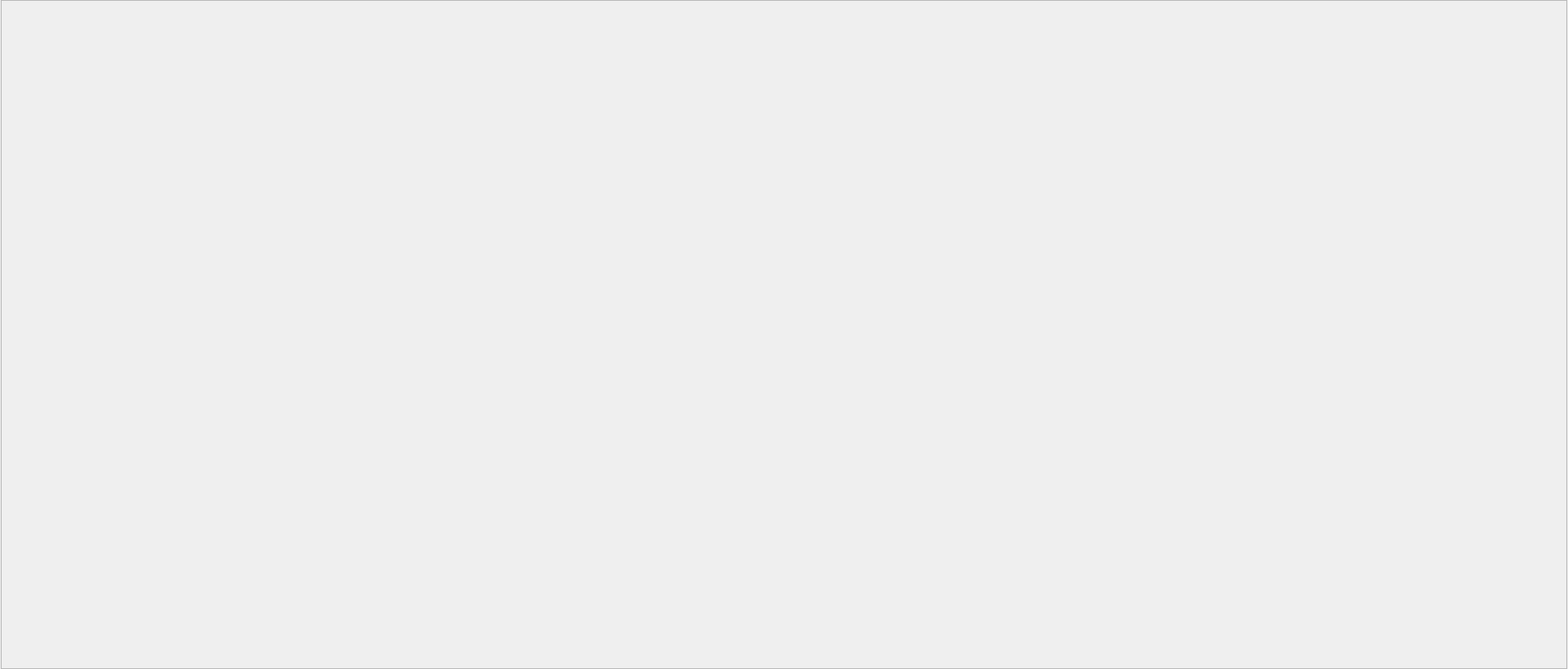
<?xml version="1.0" encoding="UTF-8"?>
<ui version="4.0">
 <class>ScreenshotExportView</class>
 <widget class="QWidget" name="ScreenshotExportView">
  <property name="geometry">
   <rect>
    <x>0</x>
    <y>0</y>
    <width>1922</width>
    <height>820</height>
   </rect>
  </property>
  <property name="minimumSize">
   <size>
    <width>1920</width>
    <height>818</height>
   </size>
  </property>
  <property name="maximumSize">
   <size>
    <width>1922</width>
    <height>820</height>
   </size>
  </property>
  <property name="styleSheet">
   <string notr="true"/>
  </property>
  <layout class="QVBoxLayout" name="verticalLayout">
   <property name="spacing">
    <number>0</number>
   </property>
   <property name="sizeConstraint">
    <enum>QLayout::SizeConstraint::SetDefaultConstraint</enum>
   </property>
   <property name="leftMargin">
    <number>0</number>
   </property>
   <property name="topMargin">
    <number>0</number>
   </property>
   <property name="rightMargin">
    <number>0</number>
   </property>
   <property name="bottomMargin">
    <number>0</number>
   </property>
   <item>
    <layout class="QGridLayout" name="gridLayout">
     <property name="spacing">
      <number>0</number>
     </property>
     <item row="0" column="0">
      <widget class="QScrollArea" name="scrollArea">
       <property name="minimumSize">
        <size>
         <width>1920</width>
         <height>818</height>
        </size>
       </property>
       <property name="maximumSize">
        <size>
         <width>1920</width>
         <height>16777215</height>
        </size>
       </property>
       <property name="widgetResizable">
        <bool>true</bool>
       </property>
       <widget class="QWidget" name="scrollAreaWidgetContents">
        <property name="geometry">
         <rect>
          <x>0</x>
          <y>0</y>
          <width>1918</width>
          <height>816</height>
         </rect>
        </property>
       </widget>
      </widget>
     </item>
    </layout>
   </item>
  </layout>
 </widget>
 <resources>
  <include location="../../resources.qrc"/>
 </resources>
 <connections/>
</ui>
